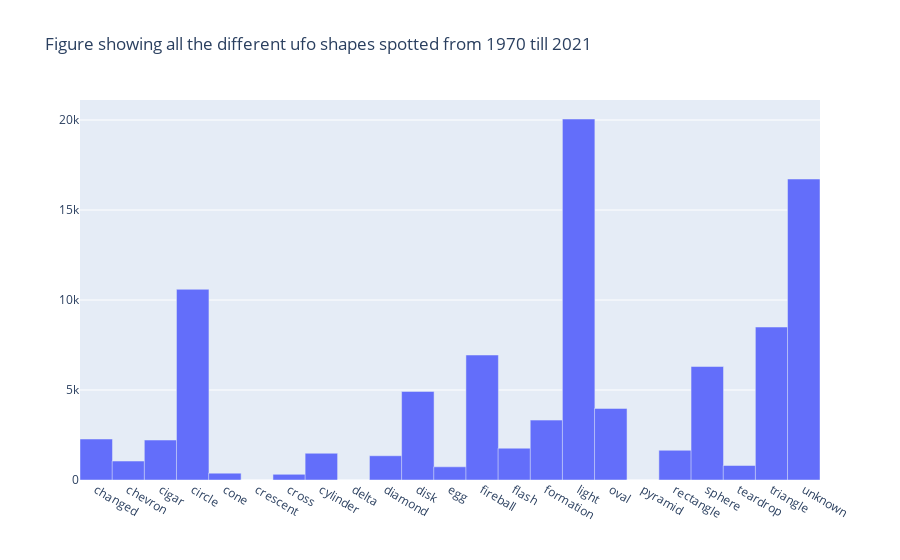

The code cell stored with this chart in its notebook:
### Code cell
barTitle = "Figure showing all the different ufo shapes spotted from {} till {}".format(min(yearList), max(yearList))

data = [go.Bar(y=shapeCount["count"],x = shapeCount.index, width= 1.01)]

fig = go.Figure(data = data , layout_title_text  = barTitle )
fig.show()

### Figure 1 — Plotly figure (JSON) as saved in the notebook; plotly's stock layout.template omitted (floating-point values rounded to 4 significant figures)
{"data": [{"type": "bar", "width": 1.01, "x": ["changed", "chevron", "cigar", "circle", "cone", "crescent", "cross", "cylinder", "delta", "diamond", "disk", "egg", "fireball", "flash", "formation", "light", "oval", "pyramid", "rectangle", "sphere", "teardrop", "triangle", "unknown"], "y": [2278, 1053, 2221, 10595, 381, 2, 315, 1486, 5, 1348, 4919, 733, 6945, 1767, 3328, 20058, 3977, 1, 1651, 6305, 806, 8500, 16724]}], "layout": {"title": {"text": "Figure showing all the different ufo shapes spotted from 1970 till 2021"}}}
